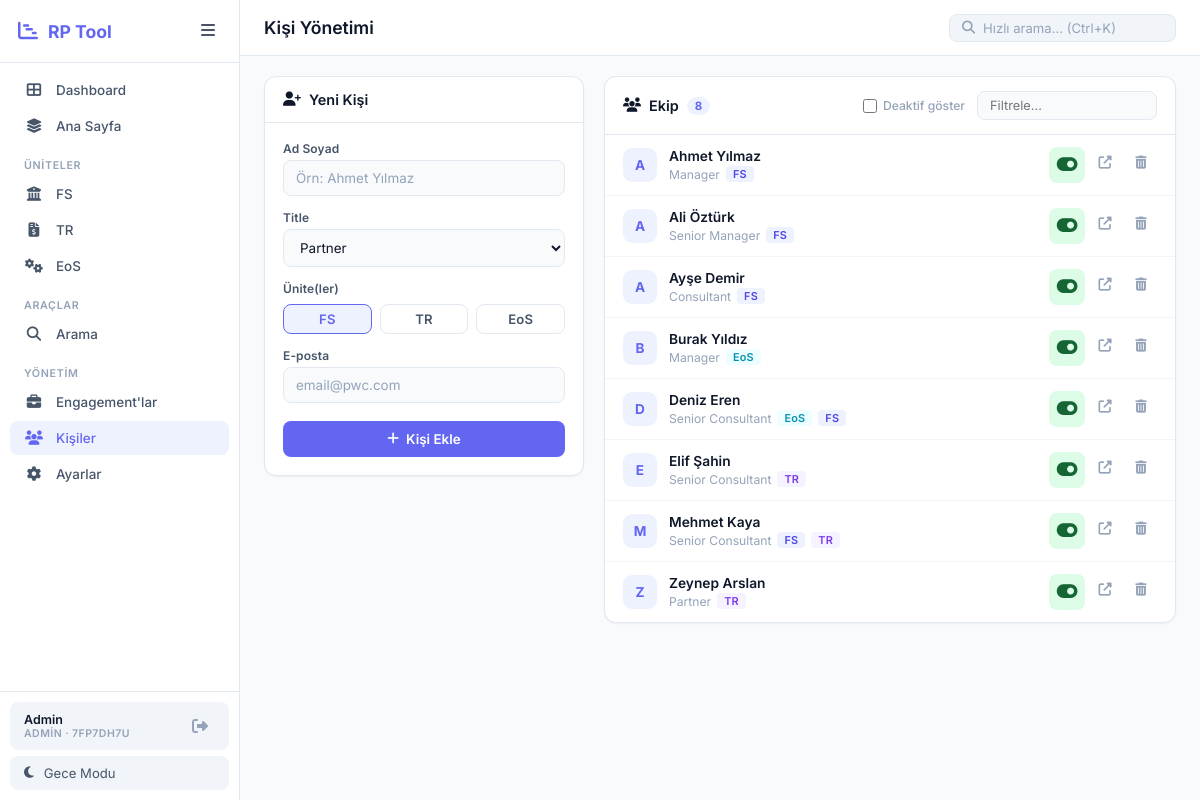
Screenshot of /manage/people (signed in) with the database file from the repository.
### models.py (models this page shows, shortened)
class Unit(db.Model):
    __tablename__ = 'units'
    id = db.Column(db.Integer, primary_key=True)
    workspace_id = db.Column(db.Integer, db.ForeignKey('workspaces.id'), nullable=False)
    short_name = db.Column(db.String(20), nullable=False)
    long_name = db.Column(db.String(200), nullable=False)
    icon = db.Column(db.String(50), default='fas fa-folder')
    color = db.Column(db.String(20), default='#6366f1')
    sort_order = db.Column(db.Integer, default=0)
    is_active = db.Column(db.Boolean, default=True)
    created_at = db.Column(db.DateTime, default=datetime.utcnow)
    __table_args__ = (
        db.UniqueConstraint('workspace_id', 'short_name', name='unique_ws_unit'),
    )

class User(UserMixin, db.Model):
    __tablename__ = 'users'
    id = db.Column(db.Integer, primary_key=True)
    username = db.Column(db.String(100), unique=True, nullable=False)
    password = db.Column(db.String(200), nullable=False)
    display_name = db.Column(db.String(100), nullable=False)
    email = db.Column(db.String(200), nullable=True)
    role = db.Column(db.String(20), default='user')
    workspace_id = db.Column(db.Integer, db.ForeignKey('workspaces.id'), nullable=False)
    last_login = db.Column(db.DateTime, nullable=True)
    created_at = db.Column(db.DateTime, default=datetime.utcnow)
    def is_admin(self):
        return self.role == 'admin'

class Workspace(db.Model):
    __tablename__ = 'workspaces'
    id = db.Column(db.Integer, primary_key=True)
    name = db.Column(db.String(200), nullable=False)
    code = db.Column(db.String(10), unique=True, nullable=False)
    created_at = db.Column(db.DateTime, default=datetime.utcnow)
    users = db.relationship('User', backref='workspace', lazy=True)
    units = db.relationship('Unit', backref='workspace', lazy=True, cascade='all, delete-orphan')
    titles = db.relationship('Title', backref='workspace', lazy=True, cascade='all, delete-orphan')
    persons = db.relationship('Person', backref='workspace', lazy=True, cascade='all, delete-orphan')
    engagements = db.relationship('Engagement', backref='workspace', lazy=True, cascade='all, delete-orphan')
    settings = db.relationship('AppSettings', backref='workspace', lazy=True, cascade='all, delete-orphan')

class Person(db.Model):
    __tablename__ = 'persons'
    id = db.Column(db.Integer, primary_key=True)
    workspace_id = db.Column(db.Integer, db.ForeignKey('workspaces.id'), nullable=False)
    name = db.Column(db.String(100), nullable=False)
    title = db.Column(db.String(100), nullable=False)
    email = db.Column(db.String(150), nullable=True)
    is_active = db.Column(db.Boolean, default=True, nullable=False)
    created_at = db.Column(db.DateTime, default=datetime.utcnow)
    departments = db.relationship('PersonDepartment', backref='person', lazy=True, cascade='all, delete-orphan')
    bookings = db.relationship('Booking', backref='person', lazy=True, cascade='all, delete-orphan')
    def get_departments(self):
        return [d.department for d in self.departments]

class PersonDepartment(db.Model):
    __tablename__ = 'person_department'
    id = db.Column(db.Integer, primary_key=True)
    person_id = db.Column(db.Integer, db.ForeignKey('persons.id'), nullable=False)
    department = db.Column(db.String(50), nullable=False)
    __table_args__ = (
        db.UniqueConstraint('person_id', 'department', name='unique_person_dept'),
    )

### app.py (the view)
@app.route('/manage/people')
@login_required
def manage_people():
    if not current_user.is_admin(): return redirect(url_for('ca_demand'))
    return render_template('manage_people.html',
                           people=Person.query.filter_by(workspace_id=ws_id()).order_by(Person.name).all(),
                           units=get_active_units())

### app.py (called while the page is built)
@login_manager.user_loader
def load_user(user_id):
    return db.session.get(User, int(user_id))

def ws_id():
    return current_user.workspace_id

def get_active_units():
    if not current_user.is_authenticated:
        return []
    return Unit.query.filter_by(workspace_id=ws_id(), is_active=True).order_by(Unit.sort_order, Unit.short_name).all()

def get_active_titles():
    if not current_user.is_authenticated:
        return []
    return Title.query.filter_by(workspace_id=ws_id(), is_active=True).order_by(Title.sort_order, Title.name).all()

def get_demand_page_name():
    if not current_user.is_authenticated:
        return 'Ana Sayfa'
    name = AppSettings.get(ws_id(), 'demand_page_name', '')
    return name if name else 'Ana Sayfa'

@app.context_processor
def utility_processor():
    try:
        units = get_active_units()
        dpn = get_demand_page_name()
        titles = get_active_titles()
        ws_code = current_user.workspace.code if current_user.is_authenticated else ''
        ws_name = current_user.workspace.name if current_user.is_authenticated else ''
    except Exception:
        units, titles = [], []
        dpn = 'CA Demand'
        ws_code, ws_name = '', ''
    return {
        'get_week_label': get_week_label,
        'get_month_label': get_month_label,
        'active_units': units,
        'active_titles': titles,
        'demand_page_name': dpn,
        'ws_code': ws_code,
        'ws_name': ws_name,
    }

### models.py (called while the page is built)
    @staticmethod
    def get(workspace_id, key, default=''):
        s = AppSettings.query.filter_by(workspace_id=workspace_id, key=key).first()
        return s.value if s else default

### templates/manage_people.html (shortened to what this page needs)
{% extends "base.html" %}
{% block page_title %}Kişi Yönetimi{% endblock %}
{% block content %}
<div class="manage-layout">
    <div class="manage-form-panel">
        <div class="panel-title"><i class="fas fa-user-plus"></i> Yeni Kişi</div>
        <form id="add-person-form" class="manage-form">
            <div class="field">
                <label>Ad Soyad</label>
                <input type="text" id="person-name" required placeholder="Örn: Ahmet Yılmaz">
            </div>
            <div class="field">
                <label>Title</label>
                <select id="person-title">
                    {% for t in active_titles %}
                    <option value="{{ t.name }}">{{ t.name }}</option>
                    {% endfor %}
                </select>
            </div>
            <div class="field">
                <label>Ünite(ler)</label>
                <div class="dept-checks">
                    {% for u in units %}
                    <label class="check-item">
                        <span class="check-label">{{ u.short_name }}</span>
                    </label>
                    {% endfor %}
                </div>
            </div>
            <div class="field">
                <label>E-posta</label>
                <input type="email" id="person-email" placeholder="email@pwc.com">
            </div>
            <button type="submit" class="submit-btn"><i class="fas fa-plus"></i> Kişi Ekle</button>
        </form>
    </div>
    <div class="manage-list-panel">
        <div class="panel-header">
            <div class="panel-title"><i class="fas fa-users"></i> Ekip <span class="count-badge">{{ people|length }}</span></div>
            <div class="panel-header-right">
                <label class="filter-toggle">
                    <input type="checkbox" id="show-inactive" onchange="toggleInactiveFilter()">
                    <span>Deaktif göster</span>
                </label>
                <input type="text" class="panel-filter" placeholder="Filtrele..." oninput="filterManageList(this.value, 'people-list')">
            </div>
        </div>
        <div class="manage-list" id="people-list">
            {% for person in people %}
            <div class="manage-item {% if not person.is_active %}inactive-person{% endif %}"
                 id="person-item-{{ person.id }}" data-active="{{ 'true' if person.is_active else 'false' }}">
                <div class="manage-item-main">
                    <div class="person-avatar-sm {% if not person.is_active %}avatar-inactive{% endif %}">{{ person.name[0] }}</div>
                    <div class="manage-item-info">
                        <div class="manage-item-name">
                            {{ person.name }}
                        </div>
                        <div class="manage-item-meta">
                            {{ person.title }}
                            {% for dept in person.get_departments() %}<span class="tag tag-{{ dept|lower }}">{{ dept }}</span>{% endfor %}
                        </div>
                    </div>
                    <div class="manage-item-actions">
                        <button class="status-toggle-btn {% if person.is_active %}status-active{% else %}status-inactive{% endif %}"
                                id="status-btn-{{ person.id }}" onclick="togglePersonActive({{ person.id }})">
                            <i class="fas {% if person.is_active %}fa-toggle-on{% else %}fa-toggle-off{% endif %}"></i>
                        </button>
                        <a href="{{ url_for('person_detail', person_id=person.id) }}" class="action-btn"><i class="fas fa-external-link-alt"></i></a>
                        <button class="action-btn action-delete" onclick="deletePerson({{ person.id }})"><i class="fas fa-trash-alt"></i></button>
                    </div>
                </div>
            </div>
            {% endfor %}
        </div>
    </div>
</div>
{% endblock %}

### templates/base.html (shortened to what this page needs)
<!DOCTYPE html>
<html lang="tr" data-theme="light">
<head>
    <link rel="stylesheet" href="{{ url_for('static', filename='css/style.css') }}">
    <link rel="stylesheet" href="https://cdnjs.cloudflare.com/ajax/libs/font-awesome/6.5.0/css/all.min.css">
</head>
<body>
    <aside class="sidebar" id="sidebar">
        <div class="sidebar-header">
            <div class="logo">
                <i class="fas fa-chart-gantt"></i>
                <span>RP Tool</span>
            </div>
            <button class="sidebar-toggle" onclick="toggleSidebar()">
                <i class="fas fa-bars"></i>
            </button>
        </div>
        <nav class="sidebar-nav">
            <a href="{{ url_for('dashboard') }}" class="nav-item {% if request.endpoint == 'dashboard' %}active{% endif %}">
                <i class="fas fa-th-large"></i>
                <span>Dashboard</span>
            </a>
            <a href="{{ url_for('ca_demand') }}" class="nav-item {% if request.endpoint == 'ca_demand' %}active{% endif %}">
                <i class="fas fa-layer-group"></i>
                <span>{{ demand_page_name }}</span>
            </a>
            {% if active_units %}
            <div class="nav-divider">Üniteler</div>
            {% for unit in active_units %}
            <a href="{{ url_for('unit_view', short_name=unit.short_name) }}"
               class="nav-item {% if request.endpoint == 'unit_view' and request.view_args.get('short_name') == unit.short_name %}active{% endif %}">
                <i class="{{ unit.icon }}"></i>
                <span>{{ unit.short_name }}</span>
            </a>
            {% endfor %}
            {% endif %}
            <div class="nav-divider">Araçlar</div>
            <a href="{{ url_for('search') }}" class="nav-item {% if request.endpoint == 'search' %}active{% endif %}">
                <i class="fas fa-search"></i>
                <span>Arama</span>
            </a>
            {% if current_user.is_admin() %}
            <div class="nav-divider">Yönetim</div>
            <a href="{{ url_for('manage_engagements') }}" class="nav-item {% if request.endpoint == 'manage_engagements' %}active{% endif %}">
                <i class="fas fa-briefcase"></i>
                <span>Engagement'lar</span>
            </a>
            <a href="{{ url_for('manage_people') }}" class="nav-item {% if request.endpoint == 'manage_people' %}active{% endif %}">
                <i class="fas fa-users"></i>
                <span>Kişiler</span>
            </a>
            <a href="{{ url_for('admin_settings') }}" class="nav-item {% if request.endpoint == 'admin_settings' %}active{% endif %}">
                <i class="fas fa-gear"></i>
                <span>Ayarlar</span>
            </a>
            {% endif %}
        </nav>
        <div class="sidebar-footer">
            <div class="sidebar-user">
                <div class="sidebar-user-info">
                    <span class="sidebar-user-name">{{ current_user.display_name }}</span>
                    <span class="sidebar-user-role">{{ 'Admin' if current_user.is_admin() else 'User' }} · {{ ws_code }}</span>
                </div>
                <a href="{{ url_for('logout') }}" class="sidebar-logout" title="Çıkış">
                    <i class="fas fa-sign-out-alt"></i>
                </a>
            </div>
            <button class="theme-toggle" onclick="toggleTheme()">
                <i class="fas fa-moon" id="theme-icon"></i>
                <span id="theme-text">Gece Modu</span>
            </button>
        </div>
    </aside>
    <main class="main-content" id="main-content">
        <header class="top-bar">
            <div class="top-bar-left">
                <h1 class="page-title">{% block page_title %}Resource Planner{% endblock %}</h1>
            </div>
            <div class="top-bar-right">
                <div class="search-box-mini">
                    <i class="fas fa-search"></i>
                    <input type="text" placeholder="Hızlı arama... (Ctrl+K)" id="quick-search"
                           onkeydown="if(event.key==='Enter') window.location.href='/search?q='+this.value">
                </div>
            </div>
        </header>
        <div class="content-area">
            {% block content %}{% endblock %}
        </div>
    </main>
</body>
</html>

### rows the page displays
Unit: short_name "FS"
Unit: short_name "TR"
Unit: short_name "EoS"
User: display_name "Admin", role "ADMIN"
Workspace: code "7FP7DH7U"
Person: name "A", name "Ahmet Yılmaz", title "Manager", is_active True (drawn)
PersonDepartment: department "FS"
Person: name "A", name "Ali Öztürk", title "Senior Manager", is_active True (drawn)
PersonDepartment: department "FS"
Person: name "A", name "Ayşe Demir", title "Consultant", is_active True (drawn)
PersonDepartment: department "FS"
Person: name "B", name "Burak Yıldız", title "Manager", is_active True (drawn)
PersonDepartment: department "EoS"
Person: name "D", name "Deniz Eren", title "Senior Consultant", is_active True (drawn)
PersonDepartment: department "EoS"
PersonDepartment: department "FS"
Person: name "E", name "Elif Şahin", title "Senior Consultant", is_active True (drawn)
PersonDepartment: department "TR"
Person: name "M", name "Mehmet Kaya", title "Senior Consultant", is_active True (drawn)
PersonDepartment: department "FS"
PersonDepartment: department "TR"
Person: name "Z", name "Zeynep Arslan", title "Partner", is_active True (drawn)
PersonDepartment: department "TR"

### other values shown
{{ demand_page_name }} "Ana Sayfa"
{{ people|length }} "8"
form field value "Partner"
